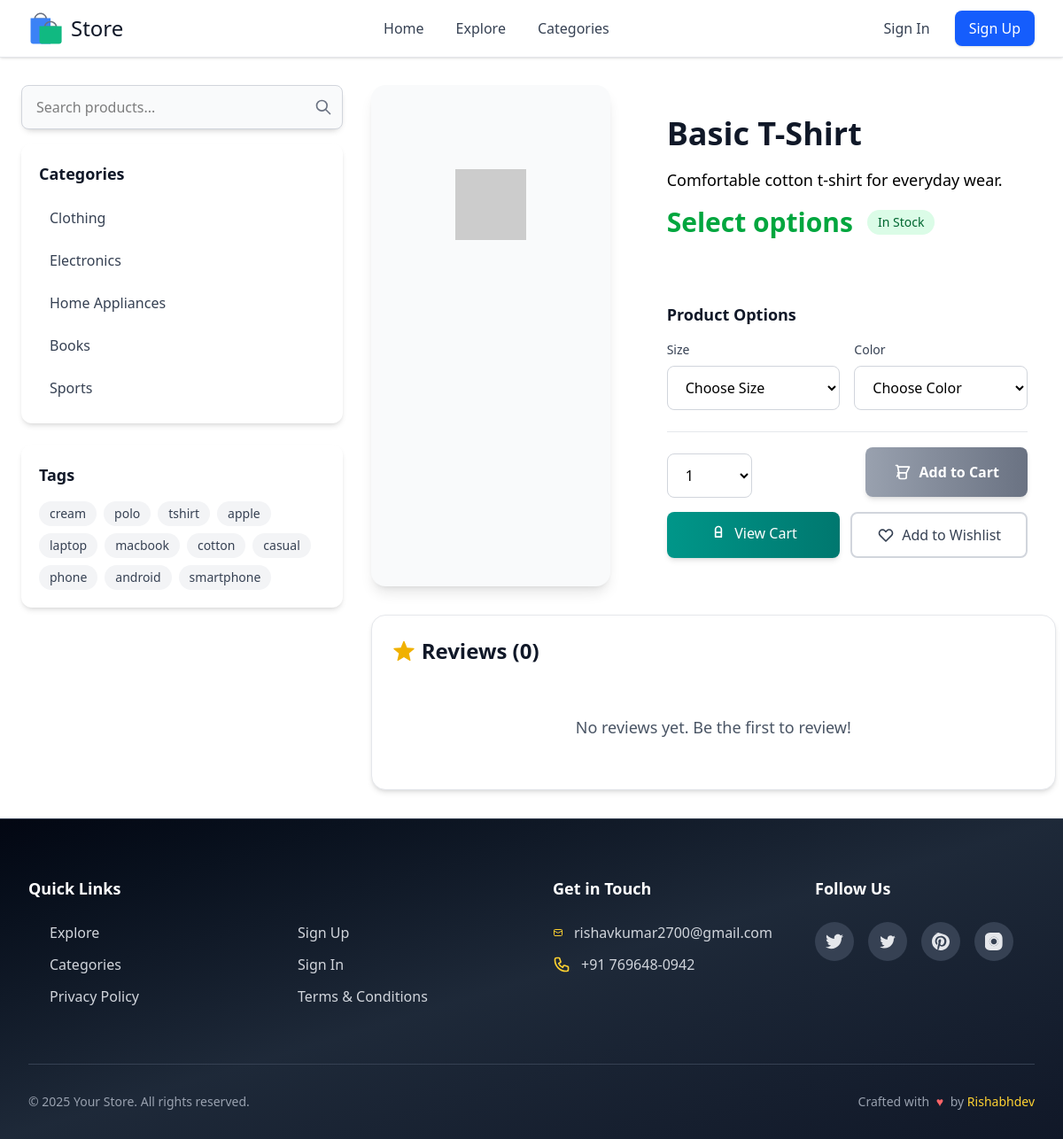
The page /product/basic-t-shirt/ on the database its author committed.
### store/models.py (models this page shows, shortened)
class Category(models.Model):
    cover = ImageField(upload_to="covers/", null=True, blank=True)
    name = models.CharField(max_length=80)
    description = models.TextField()
    slug = models.SlugField(blank=False, unique=True, max_length=80)
    objects = models.Manager()
    class Meta:
        verbose_name_plural = "Categories"

class ProductVariantImage(models.Model):
    image = models.ImageField(upload_to="variants/")
    variant = models.ForeignKey(
        ProductVariant, on_delete=models.CASCADE, related_name="images"
    )
    alt_text = models.CharField(max_length=100, blank=True)
    objects = models.Manager()

class Product(models.Model):
    name = models.CharField(max_length=30)
    description = models.TextField()
    slug = models.SlugField(blank=False, unique=True, max_length=30)
    category = models.ForeignKey(Category, on_delete=models.CASCADE)
    price = models.IntegerField()
    date_added = models.DateField(auto_now_add=True)
    is_available = models.BooleanField(default=True)
    cover = ImageField(upload_to=path_and_rename, null=True, blank=True)
    tags = TaggableManager()
    objects = models.Manager()
    class Meta:
        ordering = ["-date_added"]

class ProductAttribute(models.Model):
    name = models.CharField(max_length=50, unique=True)  # e.g. Size, Color, RAM
    objects = models.Manager()

### store/views.py (the view)
# urls.py: path("product/<slug:slug>/", show_product, name="show-product"),
def show_product(request, slug):
    product = get_object_or_404(Product, slug=slug)
    variants = product.variants.filter(is_available=True, stock__gt=0).prefetch_related(
        "attributes", "images"
    )
    attribute_values = ProductAttributeValue.objects.filter(
        id__in=[attr.id for variant in variants for attr in variant.attributes.all()]
    ).select_related("attribute")
    attribute_options = {}
    for attr_value in attribute_values:
        name = attr_value.attribute.name
        attribute_options.setdefault(name, set()).add(attr_value.value)
    reviews = Rating.objects.filter(product=product)[:5]
    categories = Category.objects.all()
    tags = Tag.objects.all()
    variant_data = []
    for variant in variants:
        variant_data.append(
            {
                "id": variant.id,
                "price": variant.price,
                "attributes": {
                    v.attribute.name: v.value for v in variant.attributes.all()
                },
                "images": [img.image.url for img in variant.images.all()],
            }
        )
    context = {
        "product": product,
        "variants": variants,
        "reviews": reviews,
        "categories": categories,
        "tags": tags,
        "attribute_options": attribute_options,
        "variants_data_json": json.dumps(variant_data, cls=DjangoJSONEncoder),
        "default_images": variants[0].images.all() if variants else [],
    }
    return render(request, "store/single-item.html", context=context)

### templates/store/single-item.html (shortened to what this page needs)
{% extends "../base.html" %}
{% load static %}
{% block content %}
{% include "../components/sidebar.html" %}
<div class="grid md:col-span-3 lg:col-span-4 xl:col-span-9 grid-cols-1 lg:grid-cols-8 lg:gap-8">
    <div class="carousel relative col-span-full lg:col-span-3 bg-gray-50 rounded-2xl overflow-hidden shadow-lg">
        <div class="carousel-inner aspect-square lg:h-[60vh] grid content-center justify-center">
            {% for image in default_images %}
            <div class="carousel-item {% if forloop.first %}block{% else %}hidden{% endif %} w-full h-full">
                <img src="{{ image.image.url }}" alt="{{ product.name }} - Image {{ forloop.counter }}"
                    class="w-full h-full object-cover transition-transform duration-300 hover:scale-105"
                    loading="{% if forloop.first %}eager{% else %}lazy{% endif %}" />
            </div>
            {% endfor %}
        </div>
    </div>
    <div class="col-span-full lg:col-span-5 flex flex-col space-y-6 p-6 lg:p-8">
        <div class="space-y-4">
            <h1 class="text-3xl lg:text-4xl xl:text-5xl font-bold text-gray-900 leading-tight">
                {{ product.name }}
            </h1>
            <div class="text-lg text-black">{{product.description}}</div>
            <div class="flex items-center space-x-4">
                <h2 class="text-2xl lg:text-3xl font-semibold text-green-600">
                    <span id="variant-price" class="font-bold">Select options</span>
                </h2>
                <span class="px-3 py-1 bg-green-100 text-green-800 text-sm font-medium rounded-full">
                    In Stock
                </span>
            </div>
        </div>
        <div class="prose prose-gray prose-lg max-w-none">
        </div>
        {% if attribute_options %}
        <div class="space-y-4 text-black">
            <h3 class="text-lg font-semibold text-gray-900">Product Options</h3>
            <div id="variant-selectors" class="grid grid-cols-1 sm:grid-cols-2 gap-4">
                {% for attr_name, values in attribute_options.items %}
                <div class="space-y-2">
                    <label for="{{ attr_name }}" class="block text-sm font-medium text-gray-700">
                        {{ attr_name }}
                    </label>
                    <select name="{{ attr_name }}"
                        class="variant-select w-full px-4 py-3 border border-gray-300 rounded-lg focus:ring-2 focus:ring-blue-500 focus:border-blue-500 bg-white transition-colors duration-200"
                        data-attr="{{ attr_name }}">
                        <option value="">Choose {{ attr_name }}</option>
                    </select>
                </div>
                {% endfor %}
            </div>
        </div>
        {% endif %}
        <div class="space-y-4 pt-4 border-t border-gray-200">
            <div class="flex flex-col sm:flex-row gap-4 items-stretch sm:items-center">
                <div class="flex-1 space-y-2">
                    <select name="qnty" id="quantity{{ product.id }}"
                        class="w-full sm:w-24 px-4 py-3 border border-gray-300 rounded-lg focus:ring-2 focus:ring-blue-500 focus:border-blue-500 text-black bg-white">
                        {% for i in "12345" %}
                        <option value="{{ forloop.counter }}">{{ forloop.counter }}</option>
                        {% endfor %}
                    </select>
                </div>
                <button id="add-button"
                    class="flex-1 sm:flex-none px-8 py-4 bg-gradient-to-r from-blue-600 to-blue-700 hover:from-blue-700 hover:to-blue-800 disabled:from-gray-400 disabled:to-gray-500 disabled:cursor-not-allowed text-white font-semibold rounded-lg shadow-md hover:shadow-lg transform hover:-translate-y-0.5 disabled:hover:translate-y-0 transition-all duration-300 focus:outline-none focus:ring-4 focus:ring-blue-300"
                    data-product="{{ product.id }}" data-variant="{{ variant.id }}" disabled>
                    <span class="flex items-center justify-center space-x-2">
                        <svg class="w-5 h-5" fill="none" stroke="currentColor" viewBox="0 0 24 24">
                            <path stroke-linecap="round" stroke-linejoin="round" stroke-width="2"
                                d="M3 3h2l.4 2M7 13h10l4-8H5.4m0 0L7 13m0 0l-2.5 5M7 13v6a2 2 0 002 2h6a2 2 0 002-2v-6M7 13H5.4M17 17v2a2 2 0 01-2 2H9a2 2 0 01-2-2v-2">
                            </path>
                        </svg>
                        <span>Add to Cart</span>
                    </span>
                </button>
            </div>
            <div class="flex flex-col sm:flex-row gap-3">
                <a href="{% url 'orders:summary' %}"
                    class="flex-1 px-6 py-3 bg-gradient-to-r from-teal-600 to-teal-700 hover:from-teal-700 hover:to-teal-800 text-white font-medium rounded-lg shadow-md hover:shadow-lg transform hover:-translate-y-0.5 transition-all duration-300 text-center">
                    <span class="flex items-center justify-center space-x-2">
                        <svg class="w-5 h-5" fill="none" stroke="currentColor" viewBox="0 0 24 24">
                            <path stroke-linecap="round" stroke-linejoin="round" stroke-width="2"
                                d="M16 11V7a4 4 0 00-8 0v4M8 11h8v6H8v-6z"></path>
                        </svg>
                        <span>View Cart</span>
                    </span>
                </a>
                <button
                    class="flex-1 px-6 py-3 border-2 border-gray-300 hover:border-gray-400 text-gray-700 hover:text-gray-900 font-medium rounded-lg transition-colors duration-300">
                    <span class="flex items-center justify-center space-x-2">
                        <svg class="w-5 h-5" fill="none" stroke="currentColor" viewBox="0 0 24 24">
                            <path stroke-linecap="round" stroke-linejoin="round" stroke-width="2"
                                d="M4.318 6.318a4.5 4.5 0 000 6.364L12 20.364l7.682-7.682a4.5 4.5 0 00-6.364-6.364L12 7.636l-1.318-1.318a4.5 4.5 0 00-6.364 0z">
                            </path>
                        </svg>
                        <span>Add to Wishlist</span>
                    </span>
                </button>
            </div>
        </div>
    </div>
    <div class="col-span-full mb-8 bg-white rounded-2xl shadow-md border border-gray-200 p-6">
        <h2 class="text-2xl font-bold text-gray-900 mb-6 flex items-center">
            Reviews ({{ reviews|length }})
        </h2>
        {% if not reviews %}
        <div class="text-center py-8">
            <p class="text-gray-600 text-lg">No reviews yet. Be the first to review!</p>
        </div>
        {% endif %}
    </div>
</div>
{% endblock %}

### templates/components/sidebar.html
<aside class="w-full md:col-span-1 lg:col-span-2 xl:col-span-3 2xl:col-span-2 lg:ml-4">
    <div class="bg-white text-black rounded-xl shadow-md lg:mb-4">
        <form action="{% url 'store:search' %}" method="get" class="relative">
            <input
                class="w-full py-3 pl-4 pr-12 bg-gray-50 border border-gray-300 rounded-lg focus:outline-none focus:ring-2 focus:ring-blue-500 focus:border-transparent"
                type="text" name="query" placeholder="Search products..."
                {% if request.GET.query %}value="{{request.GET.query}}" {% endif %}>
            <button type="submit"
                class="absolute right-3 top-1/2 transform -translate-y-1/2 text-gray-500 hover:text-blue-600">
                <svg class="w-5 h-5" fill="none" stroke="currentColor" viewBox="0 0 24 24">
                    <path stroke-linecap="round" stroke-linejoin="round" stroke-width="2"
                        d="M21 21l-6-6m2-5a7 7 0 11-14 0 7 7 0 0114 0z" />
                </svg>
            </button>
        </form>
    </div>
    <div class="hidden md:block space-y-6">
        {% if categories %}
        <div class="bg-white rounded-xl shadow-md p-5">
            <h2 class="text-lg font-semibold text-gray-900 mb-4">Categories</h2>
            <div class="space-y-2">
                {% for category in categories %}
                <a href="{% url 'store:show-category' category.slug %}"
                    class="block px-3 py-2 text-gray-700 hover:text-blue-600 hover:bg-gray-50 rounded-lg transition-colors duration-200">
                    {{ category.name }}
                </a>
                {% endfor %}
            </div>
        </div>
        {% endif %}
        {% if tags %}
        <div class="bg-white rounded-xl shadow-md p-5">
            <h2 class="text-lg font-semibold text-gray-900 mb-4">Tags</h2>
            <div class="flex flex-wrap gap-2">
                {% for tag in tags %}
                <a href="{% url 'store:by-tag' tag.slug %}"
                    class="px-3 py-1 bg-gray-100 hover:bg-blue-100 text-gray-700 hover:text-blue-700 text-sm rounded-full transition-colors duration-200">
                    {{ tag.name }}
                </a>
                {% endfor %}
            </div>
        </div>
        {% endif %}
    </div>
</aside>

### rows shown on the page
Category: name "Clothing"
Category: name "Electronics"
Category: name "Home Appliances"
Category: name "Books"
Category: name "Sports"
Tag: name "cream"
Tag: name "polo"
Tag: name "tshirt"
Tag: name "apple"
Tag: name "laptop"
Tag: name "macbook"
Tag: name "cotton"
Tag: name "casual"
Tag: name "phone"
Tag: name "android"
Tag: name "smartphone"
Product: name "Basic T-Shirt", description "Comfortable cotton t-shirt for everyday wear.", qnty "1"
ProductAttribute: attribute_options "Size"
ProductAttribute: attribute_options "Color"

### other values the page prints
{{ reviews|length }} "0"
